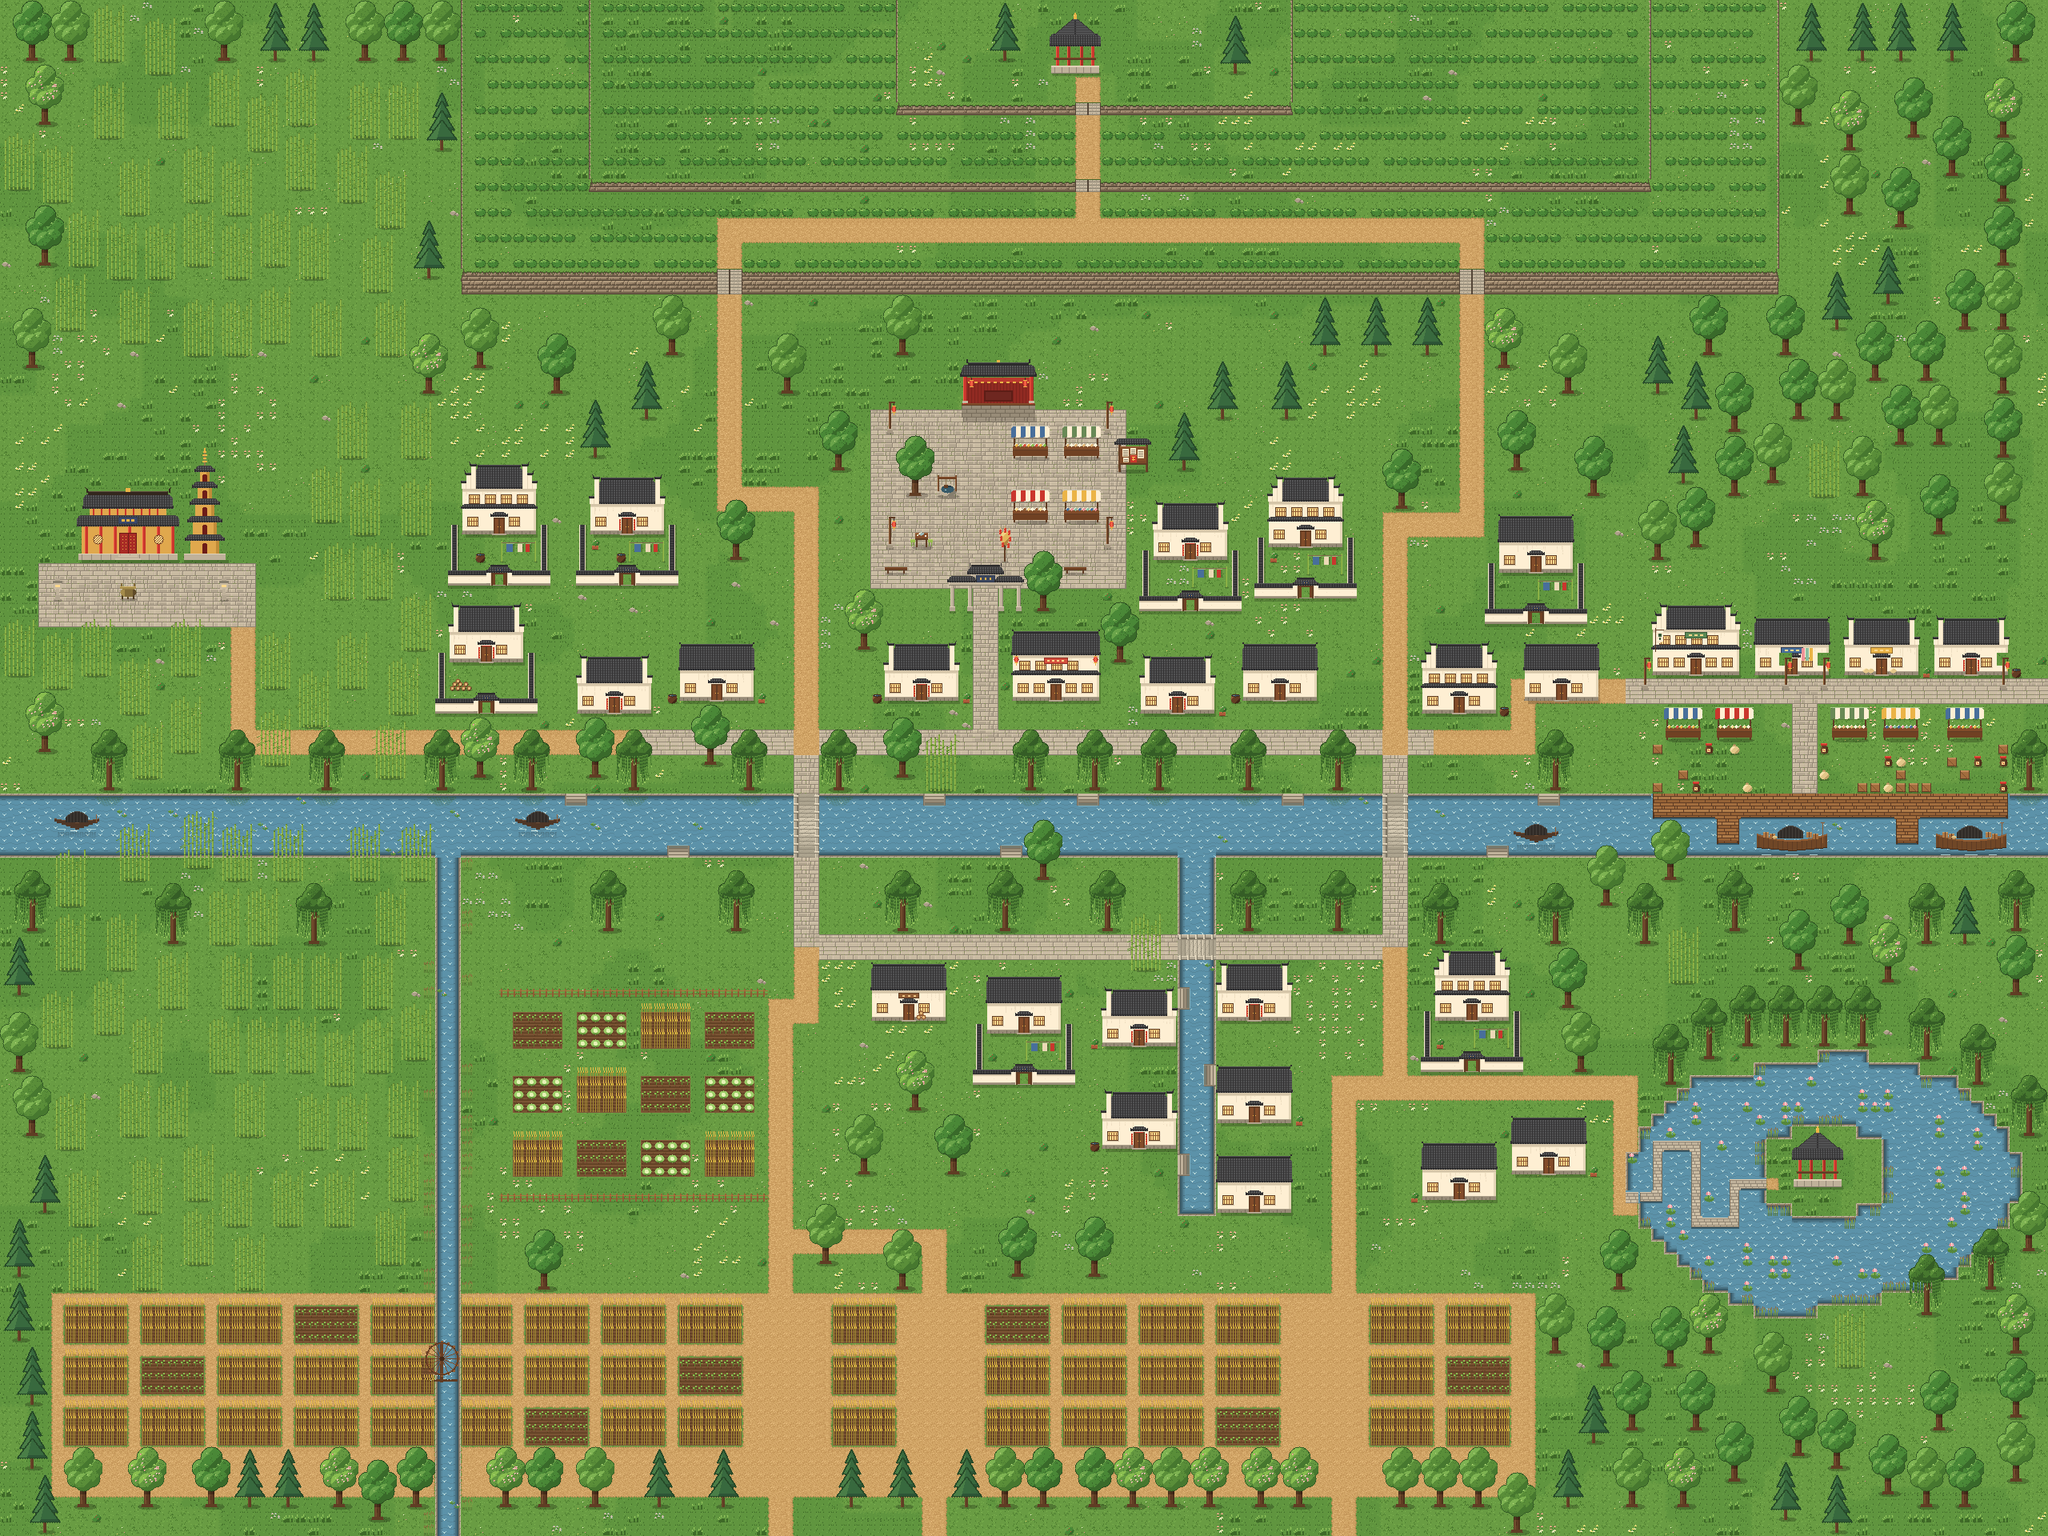

Below is a game level as drawn by its tile map, then a one-line description and the .tmx that defines it (tile-layer data replaced by summaries):
An orthogonal 160x120 tile map with 16x16 px tiles, 3 tile layers (ground, deco, over).

<map version="1.10" tiledversion="1.10.2" orientation="orthogonal" renderorder="right-down" width="160" height="120" tilewidth="16" tileheight="16" infinite="0" nextlayerid="4" nextobjectid="1">
  <tileset firstgid="1" name="town" tilewidth="16" tileheight="16" tilecount="855" columns="16">
    <image source="town-tiles.png" width="256" height="864" />
    <tile id="51">
      <animation>
      <frame tileid="51" duration="300" />
      <frame tileid="844" duration="300" />
      <frame tileid="845" duration="300" />
      <frame tileid="846" duration="300" />
      </animation>
    </tile>
    <tile id="847">
      <animation>
      <frame tileid="847" duration="300" />
      <frame tileid="848" duration="300" />
      <frame tileid="849" duration="300" />
      <frame tileid="850" duration="300" />
      </animation>
    </tile>
    <tile id="851">
      <animation>
      <frame tileid="851" duration="300" />
      <frame tileid="852" duration="300" />
      <frame tileid="853" duration="300" />
      <frame tileid="854" duration="300" />
      </animation>
    </tile>
  </tileset>
  <layer id="1" name="ground" width="160" height="120">
    <data>[19200 cells, 19200 non-empty, 81 distinct tile ids]</data>
  </layer>
  <layer id="2" name="deco" width="160" height="120">
    <data>[19200 cells, 4830 non-empty, 224 distinct tile ids]</data>
  </layer>
  <layer id="3" name="over" width="160" height="120">
    <data>[19200 cells, 5313 non-empty, 473 distinct tile ids]</data>
  </layer>
</map>
